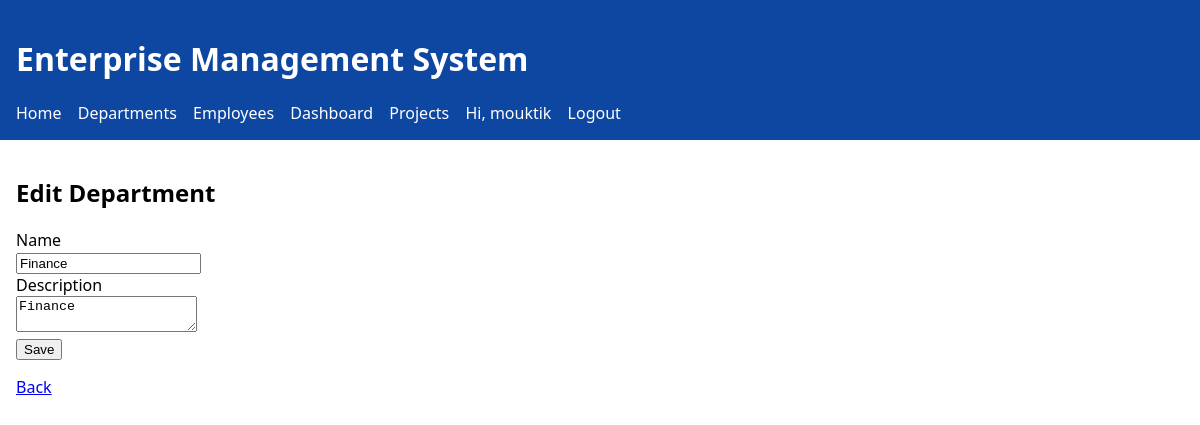
The page /departments/3/edit (signed in) on the database its author committed.
### app/models.py (models this page shows, shortened)
class User(db.Model, UserMixin):
    id = db.Column(db.Integer, primary_key=True)
    username = db.Column(db.String(80), unique=True, nullable=False)
    email = db.Column(db.String(120), unique=True, nullable=False)
    password_hash = db.Column(db.String(256), nullable=False)

class Department(db.Model):
    id = db.Column(db.Integer, primary_key=True)
    name = db.Column(db.String(120), unique=True, nullable=False)
    description = db.Column(db.Text)

### app/blueprints/departments/routes.py (the view, shortened to what this page needs)
@bp.route('/<int:id>/edit', methods=['GET', 'POST'])
@login_required
def edit_department(id):
    dep = Department.query.get_or_404(id)
    return render_template('departments/edit.html', item=dep)

### app/templates/departments/edit.html
{% extends "base.html" %}
{% block content %}
<section>
  <h2>Edit Department</h2>
  <form method="post">
    <label>Name<br><input name="name" value="{{ item.name }}" required></label><br>
    <label>Description<br><textarea name="description">{{ item.description }}</textarea></label><br>
    <button type="submit">Save</button>
  </form>
  <p><a href="{{ url_for('departments.list_departments') }}">Back</a></p>
</section>
{% endblock %}

### app/templates/base.html (shortened to what this page needs)
<!doctype html>
<html lang="en">
<head>
  <link rel="stylesheet" href="/static/css/app.css">
</head>
<body>
  <header class="site-header">
    <h1>Enterprise Management System</h1>
    <nav class="site-nav">
      <a href="/">Home</a>
      <a href="{{ url_for('departments.list_departments') }}">Departments</a>
      <a href="{{ url_for('employees.list_employees') }}">Employees</a>
      <a href="{{ url_for('dashboard.index') }}">Dashboard</a>
      <a href="{{ url_for('projects.list_projects') }}">Projects</a>
      {% if current_user.is_authenticated %}
        <span class="nav-user">Hi, {{ current_user.username }}</span>
        <a href="{{ url_for('auth.logout') }}">Logout</a>
      {% else %}
        <a href="{{ url_for('auth.login') }}">Login</a>
        <a href="{{ url_for('auth.register') }}">Register</a>
      {% endif %}
    </nav>
  </header>
  <main class="site-main">
    {% block content %}{% endblock %}
  </main>
</body>
</html>

### app/static/css/app.css (style rules this page uses)
body { font-family: system-ui, -apple-system, Segoe UI, Roboto, Arial, sans-serif; margin: 0; padding: 0; }
.site-header { background: #0d47a1; color: #fff; padding: 16px; }
.site-main { padding: 16px; }
.site-nav a { color: #fff; margin-right: 12px; text-decoration: none; }
.site-nav .nav-user { margin-right: 12px; }

### rows shown on the page
User: username "mouktik"
Department: name "Finance", description "Finance"
